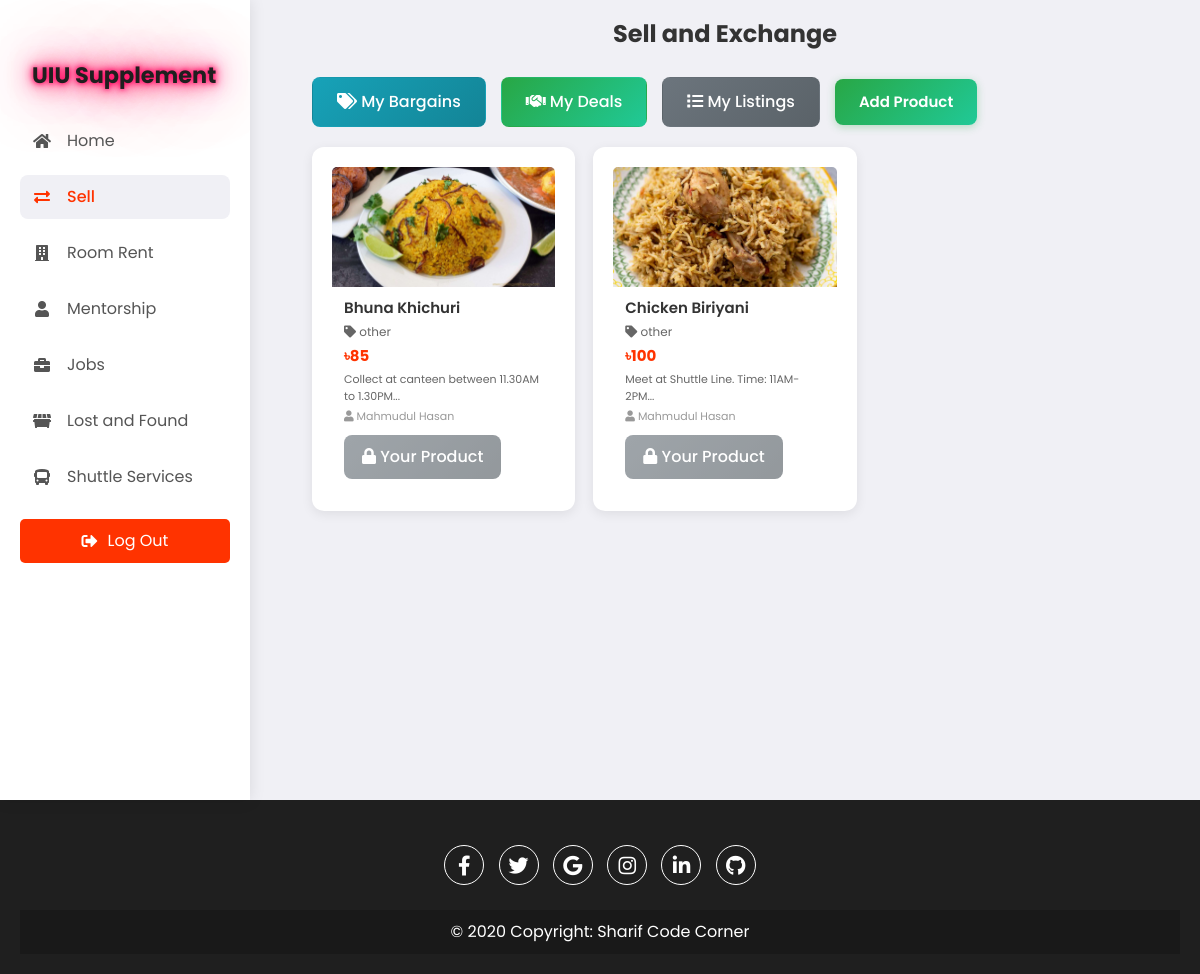
The page /SellAndExchange.php (signed in) on the database its author committed.
### tables this page shows
CREATE TABLE `products` (
  `id` int(11) NOT NULL,
  `product_name` varchar(255) NOT NULL,
  `category` varchar(100) DEFAULT NULL,
  `price` decimal(10,2) DEFAULT NULL,
  `description` text DEFAULT NULL,
  `image_path` varchar(255) NOT NULL,
  `bargain_price` decimal(10,2) DEFAULT NULL,
  `user_id` int(11) DEFAULT NULL,
  `status` enum('available','sold','pending') DEFAULT 'available',
  `created_at` timestamp NOT NULL DEFAULT current_timestamp(),
  `updated_at` timestamp NOT NULL DEFAULT current_timestamp() ON UPDATE current_timestamp(),
  `view_count` int(11) DEFAULT 0,
  `bargain_count` int(11) DEFAULT 0
);

CREATE TABLE `users` (
  `id` int(11) NOT NULL,
  `username` varchar(50) DEFAULT NULL,
  `email` varchar(100) DEFAULT NULL,
  `Gender` enum('m','f','o') NOT NULL,
  `password_hash` varchar(255) DEFAULT NULL,
  `mobilenumber` varchar(20) NOT NULL,
  `created_at` timestamp NOT NULL DEFAULT current_timestamp(),
  `is_mentor` tinyint(1) DEFAULT 0 COMMENT 'Whether user is an approved mentor'
);

### SellAndExchange.php (the view, shortened to what this page needs)
<?php
$servername = "localhost";
$username = "root";
$password = "";
$dbname = "uiusupplements";
$conn = new mysqli($servername, $username, $password, $dbname);
$userId = $_SESSION['user_id'];
$sql = "SELECT p.id, p.product_name, p.category, p.price, p.bargain_price, p.description, p.image_path, p.user_id, p.status,
        u.username as seller_name, u.email as seller_email,
        (SELECT COUNT(*) FROM bargains WHERE product_id = p.id AND buyer_id = ?) as user_bargain_count
        FROM products p
        LEFT JOIN users u ON p.user_id = u.id
        WHERE p.status = 'available'
        ORDER BY p.created_at DESC";
$stmt = $conn->prepare($sql);
$stmt->bind_param("i", $userId);
$stmt->execute();
$result = $stmt->get_result();
?>
<!DOCTYPE html>
<html lang="en">
<head>
    <link href="https://cdn.jsdelivr.net/npm/bootstrap@5.3.0-alpha1/dist/css/bootstrap.min.css" rel="stylesheet">
    <link rel="stylesheet" href="https://cdnjs.cloudflare.com/ajax/libs/font-awesome/5.15.4/css/all.min.css" />
    <link rel="stylesheet" href="assets/css/index.css" />
    <link rel="stylesheet" href="assets/css/sell-exchange.css" />
</head>
<body>
    <div class="container">
        <nav>
            <ul>
                <li><a href="uiusupplementhomepage.php" class="logo">
                        <h1 class="styled-title" id="dynamicTitle">UIU Supplement</h1>
                    </a></li>
                <li><a href="uiusupplementhomepage.php">
                        <i class="fas fa-home"></i>
                        <span class="nav-item">Home</span>
                    </a></li>
                <li><a href="SellAndExchange.php" class="active">
                        <i class="fas fa-exchange-alt"></i>
                        <span class="nav-item">Sell</span>
                    </a></li>
                <li><a href="availablerooms.php">
                        <i class="fas fa-building"></i>
                        <span class="nav-item">Room Rent</span>
                    </a></li>
                <li><a href="browsementors.php">
                        <i class="fas fa-user"></i>
                        <span class="nav-item">Mentorship</span>
                    </a></li>
                <li><a href="parttimejob.php">
                        <i class="fas fa-briefcase"></i>
                        <span class="nav-item">Jobs</span>
                    </a></li>
                <li><a href="lostandfound.php">
                        <i class="fas fa-dumpster"></i>
                        <span class="nav-item">Lost and Found</span>
                    </a></li>
                <li><a href="shuttle_tracking_system.php">
                        <i class="fas fa-bus"></i>
                        <span class="nav-item">Shuttle Services</span>
                    </a></li>
            </ul>
            <a href="uiusupplementlogin.html" class="logout-btn">
                <i class="fas fa-sign-out-alt"></i> Log Out
            </a>
        </nav>
        <section class="main">
            <div class="main-top">
                <h1 class="center-title">Sell and Exchange</h1>
            </div>
            <div style="display: flex; gap: 15px; align-items: center;">
                <a href="mybargains.php?view=seller" class="btn" style="background: linear-gradient(135deg, #17a2b8 0%, #138496 100%); color: white; padding: 12px 24px; border-radius: 8px; text-decoration: none; font-weight: 500; position: relative;">
                    <i class="fas fa-tags"></i> My Bargains
                </a>
                <a href="mydeals.php" class="btn" style="background: linear-gradient(135deg, #28a745 0%, #20c997 100%); color: white; padding: 12px 24px; border-radius: 8px; text-decoration: none; font-weight: 500;">
                    <i class="fas fa-handshake"></i> My Deals
                </a>
                <a href="myselllist.php" class="btn" style="background: linear-gradient(135deg, #6c757d 0%, #5a6268 100%); color: white; padding: 12px 24px; border-radius: 8px; text-decoration: none; font-weight: 500;">
                    <i class="fas fa-list"></i> My Listings
                </a>
                <a href="add-product.php" class="add-product-btn">Add Product</a>
            </div>
            <div class="product-cards">
                <?php
                if ($result->num_rows > 0) {
                    while ($row = $result->fetch_assoc()) {
                        $isOwnProduct = ($row['user_id'] == $userId);
                        echo '<div class="card">
                                    <div class="card-img-wrapper" onclick="openImageModal(\'' . htmlspecialchars($row['image_path']) . '\')">
                                        <img class="card-img-top" src="' . htmlspecialchars($row['image_path']) . '" alt="Product Image">
                                        <div class="image-zoom-icon">
                                            <i class="fas fa-search-plus"></i>
                                        </div>
                                    </div>
                                    <div class="card-body">
                                        <h5 class="card-title">' . htmlspecialchars($row['product_name']) . '</h5>
                                        <p class="card-text"><i class="fas fa-tag"></i> ' . htmlspecialchars($row['category']) . '</p>
                                        <p class="card-text"><strong style="font-size: 15px; color: #FF3300;">৳' . number_format($row['price']) . '</strong></p>
                                        <p class="card-text" style="font-size: 11px; color: #666;">' . htmlspecialchars(substr($row['description'], 0, 60)) . '...</p>
                                        <p class="card-text" style="font-size: 11px; color: #999;"><i class="fas fa-user"></i> ' . htmlspecialchars($row['seller_name']) . '</p>';
                        echo '                  <div class="card-buttons">';
                        if ($isOwnProduct) {
                            echo '                  <button class="btn btn-secondary" disabled><i class="fas fa-lock"></i> Your Product</button>';
                        }
                        echo '              </div>
                                    </div>
                                </div>';
                    }
                } else {
                    echo "No products available.";
                }
                ?>
            </div>
        </section>
    </div>
</body>
<footer class="footer">
    <div class="social-icons">
        <a href="https://www.facebook.com/sharif.me2018"><i class="fab fa-facebook-f"></i></a>
        <a href="#"><i class="fab fa-twitter"></i></a>
        <a href="#"><i class="fab fa-google"></i></a>
        <a href="https://www.instagram.com/shariful_islam10"><i class="fab fa-instagram"></i></a>
        <a href="#"><i class="fab fa-linkedin-in"></i></a>
        <a href="https://www.github.com/sharif2023"><i class="fab fa-github"></i></a>
    </div>
    <div class="copyright">
        &copy; 2020 Copyright: <a href="https://www.youtube.com/@SHARIFsCODECORNER">Sharif Code Corner</a>
    </div>
</footer>
</html>

### assets/css/index.css (style rules this page uses)
* { margin: 0; padding: 0; box-sizing: border-box; font-family: "Poppins", sans-serif; }
body { margin: 0; font-family: Arial, sans-serif; display: flex; flex-direction: column; min-height: 100vh; background-color: #f0f0f5; }
.container { display: flex; min-height: 100vh; position: relative; }
nav { width: 100%; max-width: 250px; background-color: #fff; padding: 20px; height: 100vh; max-height: 100vh; overflow-y: auto; box-shadow: 0 0 15px rgba(0, 0, 0, 0.1); position: fixed; top: 0; left: 0; transition: top 0.3s ease-in-out; z-index: 1000; }
.styled-title { font-size: 1.4rem; color: #1F1F1F; font-weight: 700; text-shadow: 0 0 5px #ff005e, 0 0 10px #ff005e, 0 0 20px #ff005e, 0 0 40px #ff005e, 0 0 80px #ff005e; animation: glow 1.5s infinite alternate; }
nav ul { list-style-type: none; padding-top: 20px; padding-left: 0; margin: 0; }
nav ul li { margin: 12px 0; }
nav ul li a { color: #555; font-size: 16px; display: flex; align-items: center; padding: 10px 12px; text-decoration: none; border-radius: 8px; transition: all 0.2s ease; }
nav ul li a i { width: 20px; text-align: center; font-size: 16px; }
nav ul li a.active { background-color: #f0f0f5; color: #FF3300; font-weight: 500; }
nav ul li a .nav-item { margin-left: 15px; }
.logout-btn { background-color: #FF3300; color: white; padding: 10px 20px; text-align: center; border-radius: 5px; display: flex; justify-content: center; align-items: center; font-size: 16px; margin-top: 20px; cursor: pointer; text-decoration: none; }
.logout-btn i { margin-right: 10px; }
.main { flex: 1; margin-left: 250px; padding: 40px; }
.main-top { display: flex; justify-content: space-between; align-items: center; margin-bottom: 20px; }
.center-title { font-size: 24px; font-weight: bold; flex: 1; text-align: center; color: #333; }
.btn-secondary { background: linear-gradient(135deg, #6c757d 0%, #5a6268 100%); color: white; padding: 10px 18px; border: none; border-radius: 8px; cursor: pointer; font-weight: 500; transition: all 0.3s ease; }
.add-product-btn, .add-listing-btn, .add-mentor-btn { background: linear-gradient(135deg, #28a745 0%, #20c997 100%); color: white; padding: 12px 24px; border: none; border-radius: 8px; cursor: pointer; font-weight: 600; font-size: 15px; text-decoration: none; display: inline-flex; align-items: center; gap: 8px; transition: all 0.3s ease; box-shadow: 0 2px 8px rgba(40, 167, 69, 0.3); }
.card { display: flex; flex-direction: column; border: none; border-radius: 12px; padding: 20px; background-color: #fff; box-shadow: 0 2px 12px rgba(0, 0, 0, 0.08); transition: all 0.3s ease; position: relative; }
.card-title { font-size: 18px; font-weight: 600; color: #333; margin-bottom: 8px; }
.card-text { color: #666; font-size: 14px; line-height: 1.5; }
.footer { background-color: #1F1F1F; color: white; text-align: center; padding: 20px; width: 100%; position: relative; }
.social-icons { margin: 20px 0; }
.social-icons a { display: inline-block; width: 40px; height: 40px; line-height: 40px; margin: 5px; background-color: transparent; color: white; border: 1px solid white; border-radius: 50%; text-align: center; text-decoration: none; font-size: 20px; }
.copyright { background-color: rgba(0, 0, 0, 0.2); padding: 10px; margin-top: 10px; }
.copyright a { color: white; text-decoration: none; }
@media (max-width: 1200px) { .main { padding: 20px; } }

### SellAndExchange.php (style rules this page uses)
.main { background-color: #f0f0f5; }
.product-cards { display: grid; grid-template-columns: repeat(auto-fill, minmax(250px, 1fr)); gap: 18px; margin-top: 20px; }
.product-cards .card { border: none; border-radius: 12px; overflow: hidden; box-shadow: 0 3px 12px rgba(0, 0, 0, 0.08); transition: all 0.3s ease; position: relative; }
.card-img-wrapper { position: relative; overflow: hidden; cursor: pointer; }
.card-img-top { height: 120px; width: 100%; object-fit: cover; transition: transform 0.3s ease; }
.card-body { padding: 12px; }
.card-title { font-size: 15px; font-weight: 600; color: #333; margin-bottom: 6px; }
.card-text { color: #666; font-size: 12px; margin-bottom: 4px; }
.card-buttons { display: flex; gap: 8px; margin-top: 10px; }

### rows shown on the page
products: image_path (picture), product_name "Bhuna Khichuri", category "other", price "85", description "Collect at canteen between 11.30AM to 1.30PM", user.username "Mahmudul Hasan", shows "Your Product"
products: image_path (picture), product_name "Chicken Biriyani", category "other", price "100", description "Meet at Shuttle Line. Time: 11AM-2PM", user.username "Mahmudul Hasan", shows "Your Product"
